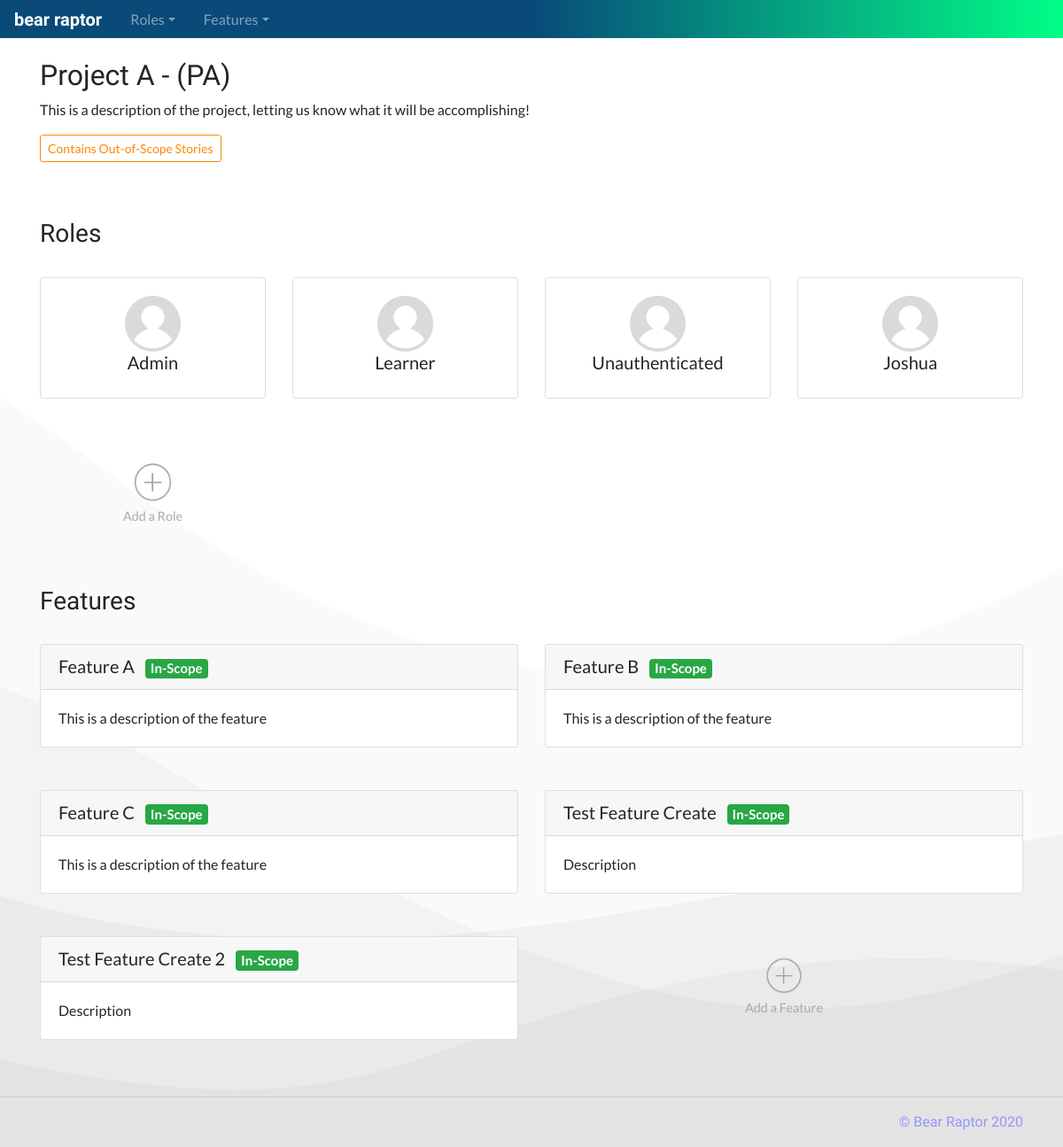
The app's page /project/1 with its own data.
### database_setup.py (models this page shows, shortened)
class Project(Base):
    __tablename__ = 'project'
    id = Column(Integer, primary_key=True)
    title = Column(String(250), nullable=False)
    shortname = Column(String(25), nullable=False)
    description = Column(String(500))
    status = Column(String(50), nullable=False)

class Role(Base):
    __tablename__ = 'role'
    id = Column(Integer, primary_key=True)
    title = Column(String(250), nullable=False)
    description = Column(String(500))
    project_id = Column(Integer, ForeignKey('project.id'))
    project = relationship(Project)

class Feature(Base):
    __tablename__ = 'feature'
    id = Column(Integer, primary_key=True)
    title = Column(String(250), nullable=False)
    shortname = Column(String(25), nullable=False)
    description = Column(String(500))
    scope = Column(String(25), nullable=False)
    project_id = Column(Integer, ForeignKey('project.id'))
    project = relationship(Project)

### app.py (the view)
@app.route('/project/<int:project_id>')
def projectDash(project_id):
    project = session.query(Project).filter_by(id=project_id).one()
    roles = session.query(Role).filter_by(project_id=project_id).all()
    features = session.query(Feature).filter_by(project_id=project_id).all()
    featureids = []
    scope = 'in'
    for i in features:
        featureids.append(i.id)
        if i.scope == 'out':
            scope = 'out'
    stories = session.query(Story).filter(Story.feature_id.in_(featureids)).all()
    if scope != 'out':
        for i in stories:
            if i.scope == 'out':
                scope = 'contains'
    return render_template('project-dash.html', project=project, roles=roles,
                            features=features, scope=scope)

### templates/project-dash.html (shortened to what this page needs)
<!doctype html>
<html lang="en">
  {% include "head.html" %}
  <body>
    {% include "menu.html" %}
    <main role="main">
      <section class="p-4">
        <div class="container">
          <div class="row">
            <div class="col-md-12">
              <h2>{{project.title}} - ({{project.shortname}})</h2>
              <p>
                {{project.description}}
              </p>
              <p>
                {% if scope == 'contains' %}
                  <button type="button" class="btn btn-outline-warning btn-sm">Contains Out-of-Scope Stories</button>
                {% endif %}
              </p>
            </div>
          </div>
        </div>
      </section>
      <section class="p-4">
        <div class="container">
          <div class="row">
            <div class="col-md-12">
              <h3>Roles</h3>
            </div>
          </div>
          <div class="row">
            {% for i in roles %}
              <div class="col-md-3 user-story">
                <div class="card">
                  <div class="card-body">
                    <center>
                      <img width="30%" src="../../../../static/images/profile.png">
                      <h5 data-toggle="tooltip" title="{{i.description}}">
                        {{i.title}}
                      </h5>
                    </center>
                  </div>
                </div>
              </div>
            {% endfor %}
            <div class="col-md-3 user-story">
              <div class="card ghost-card">
                <div class="card-body">
                  <center>
                    <a type="button" data-toggle="modal" data-target="#create-role" href="#create-role">
                      <img src="../../static/images/plus.png" width="25%">
                    </a>
                    <p class="card-text">
                      Add a Role
                    </p>
                  </center>
                </div>
              </div>
            </div>
          </div>
        </div>
        <br class="m-4">
        <div class="container">
          <div class="row">
            <div class="col-md-12">
              <h3>Features</h3>
            </div>
          </div>
          <div class="row">
            {% for i in features %}
              <div class="col-md-6 user-story">
                <div class="card">
                  <h5 class="card-header">{{i.title}}
                    {% if i.scope == 'in'%}
                      <span class="badge badge-success">In-Scope</span>
                    {% endif %}
                  </h5>
                  <div class="card-body">
                    <p class="card-text">
                      {{i.description}}
                    </p>
                  </div>
                </div>
              </div>
            {% endfor %}
            <div class="col-md-6 user-story">
              <div class="card ghost-card">
                <div class="card-body">
                  <center>
                    <a type="button" data-toggle="modal" data-target="#create-feature" href="#create-feature">
                      <img src="../../static/images/plus.png" width="10%">
                    </a>
                    <p class="card-text">
                      Add a Feature
                    </p>
                  </center>
                </div>
              </div>
            </div>
          </div>
        </div>
      </section>
        <hr>
    </main>
    {% include "footer.html" %}
  </body>
</html>

### templates/head.html (shortened to what this page needs)
<head>
  <link rel="stylesheet" href="https://stackpath.bootstrapcdn.com/bootstrap/4.5.0/css/bootstrap.min.css">
  <link rel="stylesheet" href="../../../../../../static/styles-fix.css">
</head>

### templates/menu.html (shortened to what this page needs)
<nav class="navbar navbar-expand-md navbar-dark fixed-top bg-dark">
  <a class="navbar-brand bear-raptor" href="{{url_for('mainPage')}}"><b>bear raptor</b></a>
  <div class="collapse navbar-collapse" id="navbarsExampleDefault">
    <ul class="navbar-nav mr-auto">
      {% if roles is defined %}
      <li class="nav-item dropdown px-2">
        <a class="nav-link dropdown-toggle" href="#" id="rolesdropdown" data-toggle="dropdown" aria-haspopup="true" aria-expanded="false">Roles</a>
      </li>
      {% endif %}
      {% if features is defined %}
      <li class="nav-item dropdown px-2">
        <a class="nav-link dropdown-toggle" href="#" id="featuresdropdown" data-toggle="dropdown" aria-haspopup="true" aria-expanded="false">Features</a>
      </li>
      {% endif %}
    </ul>
  </div>
</nav>

### templates/footer.html (shortened to what this page needs)
<footer class="container">
  <p class="bear-raptor bear-footer float-right">&copy; Bear Raptor 2020</p>
</footer>

### static/styles-fix.css (style rules this page uses)
body { padding-top: 2.6rem; font-family: 'Lato', sans-serif; background-image: url(images/wave.png); background-repeat: no-repeat; background-position: bottom; }
h1, h2, h3, h4 { font-family: 'Marcellus', serif; }
.user-story { padding-bottom: 1.5rem; padding-top: 1.5rem; }
.bg-dark { background: linear-gradient(90deg, rgba(9,74,121,1) 0%, rgba(9,74,121,1) 50%, rgba(0,255,135,1) 100%); }
.navbar { padding: .1rem 1rem; }
.bear-raptor { font-family: 'Cedarville Cursive', cursive; }
.bear-footer { color: #9595ff; }
.btn-outline-warning { color: #ff8800; border-color: #ff8800; }
.ghost-card { border: 0px; display: contents; color: #aaa; font-size: .9rem; }
.badge { margin-left: .5rem; }

### records on screen
Project: title "Project A", shortname "PA", description "This is a description of the project, letting us know what it will be accomplishing!"
Role: title "Admin"
Role: title "Learner"
Role: title "Unauthenticated"
Role: title "Joshua"
Feature: title "Feature A", scope "In-Scope", description "This is a description of the feature"
Feature: title "Feature B", scope "In-Scope", description "This is a description of the feature"
Feature: title "Feature C", scope "In-Scope", description "This is a description of the feature"
Feature: title "Test Feature Create", scope "In-Scope", description "Description"
Feature: title "Test Feature Create 2", scope "In-Scope", description "Description"
